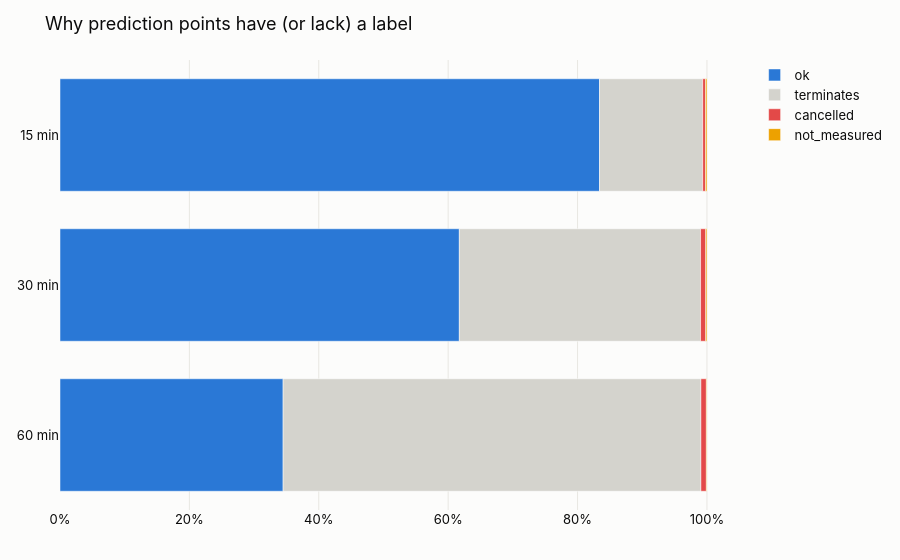

Source (notebook cell):
### Code cell
# 1.2 Chart: label status by horizon
fig = px.bar(status, x="share", y=status["horizon_min"].astype(str) + " min", color="label_status",
             orientation="h", color_discrete_map=STATUS_COLORS,
             category_orders={"label_status": STATUSES}, hover_data={"n": ":,"},
             title="Why prediction points have (or lack) a label")
fig.update_layout(xaxis_tickformat=".0%", xaxis_title=None, yaxis_title=None, legend_title=None)
fig.show()

### Figure 1 — Plotly figure (JSON) as saved in the notebook; plotly's stock layout.template omitted (floating-point values rounded to 4 significant figures)
{"data": [{"customdata": [[2545031], [4555263], [6154352]], "hovertemplate": "label_status=ok<br>share=%{x}<br>y=%{y}<br>n=%{customdata[0]:,}<extra></extra>", "legendgroup": "ok", "marker": {"color": "#2a78d6", "pattern": {"shape": ""}}, "name": "ok", "orientation": "h", "showlegend": true, "textposition": "auto", "type": "bar", "x": [0.3449, 0.6173, 0.8339], "xaxis": "x", "y": ["60 min", "30 min", "15 min"], "yaxis": "y"}, {"customdata": [[1176974], [2751730], [4765754]], "hovertemplate": "label_status=terminates<br>share=%{x}<br>y=%{y}<br>n=%{customdata[0]:,}<extra></extra>", "legendgroup": "terminates", "marker": {"color": "#d4d3cd", "pattern": {"shape": ""}}, "name": "terminates", "orientation": "h", "showlegend": true, "textposition": "auto", "type": "bar", "x": [0.1595, 0.3729, 0.6458], "xaxis": "x", "y": ["15 min", "30 min", "60 min"], "yaxis": "y"}, {"customdata": [[62433], [58839], [31530]], "hovertemplate": "label_status=cancelled<br>share=%{x}<br>y=%{y}<br>n=%{customdata[0]:,}<extra></extra>", "legendgroup": "cancelled", "marker": {"color": "#e34948", "pattern": {"shape": ""}}, "name": "cancelled", "orientation": "h", "showlegend": true, "textposition": "auto", "type": "bar", "x": [0.00846, 0.007973, 0.004272], "xaxis": "x", "y": ["60 min", "30 min", "15 min"], "yaxis": "y"}, {"customdata": [[16937], [13961], [6575]], "hovertemplate": "label_status=not_measured<br>share=%{x}<br>y=%{y}<br>n=%{customdata[0]:,}<extra></extra>", "legendgroup": "not_measured", "marker": {"color": "#eda100", "pattern": {"shape": ""}}, "name": "not_measured", "orientation": "h", "showlegend": true, "textposition": "auto", "type": "bar", "x": [0.002295, 0.001892, 0.0008909], "xaxis": "x", "y": ["15 min", "30 min", "60 min"], "yaxis": "y"}], "layout": {"barmode": "relative", "legend": {"title": {}, "tracegroupgap": 0}, "title": {"text": "Why prediction points have (or lack) a label"}, "xaxis": {"anchor": "y", "domain": [0, 1], "tickformat": ".0%", "title": {}}, "yaxis": {"anchor": "x", "domain": [0, 1], "title": {}}}}
